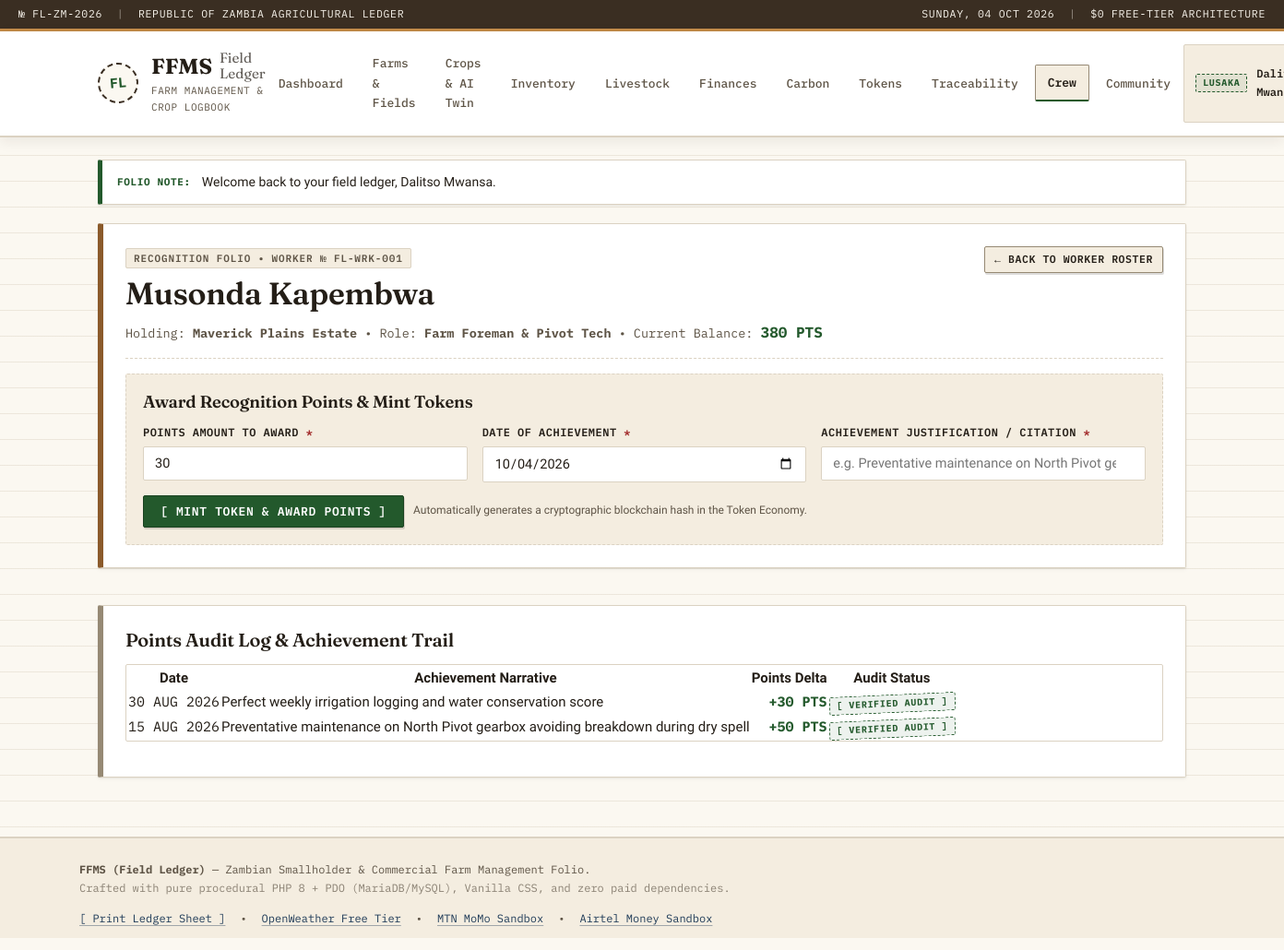
Page /ffms/worker_points.php?worker_id=1 (signed in) on the committed database.
### tables this page shows
CREATE TABLE IF NOT EXISTS `workers` (
    `id` INT AUTO_INCREMENT PRIMARY KEY,
    `farm_id` INT NOT NULL,
    `name` VARCHAR(120) NOT NULL,
    `role` VARCHAR(100) NOT NULL DEFAULT 'General Hand',
    `phone` VARCHAR(30) NULL,
    `points_balance` INT NOT NULL DEFAULT 0,
    `is_active` TINYINT(1) NOT NULL DEFAULT 1,
    `created_at` TIMESTAMP DEFAULT CURRENT_TIMESTAMP,
    CONSTRAINT `fk_workers_farm` FOREIGN KEY (`farm_id`) REFERENCES `farms`(`id`) ON DELETE CASCADE
);

CREATE TABLE IF NOT EXISTS `farms` (
    `id` INT AUTO_INCREMENT PRIMARY KEY,
    `user_id` INT NOT NULL,
    `farm_name` VARCHAR(150) NOT NULL,
    `location` VARCHAR(150) NOT NULL,
    `weather_city` VARCHAR(100) NULL,
    `size_hectares` DECIMAL(10,2) NOT NULL DEFAULT 0.00,
    `farm_type` ENUM('crop', 'livestock', 'mixed') NOT NULL DEFAULT 'mixed',
    `notes` TEXT NULL,
    `created_at` TIMESTAMP DEFAULT CURRENT_TIMESTAMP,
    CONSTRAINT `fk_farms_user` FOREIGN KEY (`user_id`) REFERENCES `users`(`id`) ON DELETE CASCADE
);

CREATE TABLE IF NOT EXISTS `worker_points_log` (
    `id` INT AUTO_INCREMENT PRIMARY KEY,
    `worker_id` INT NOT NULL,
    `points_delta` INT NOT NULL,
    `reason` VARCHAR(255) NOT NULL,
    `log_date` DATE NOT NULL,
    `created_at` TIMESTAMP DEFAULT CURRENT_TIMESTAMP,
    CONSTRAINT `fk_points_worker` FOREIGN KEY (`worker_id`) REFERENCES `workers`(`id`) ON DELETE CASCADE
);

### ffms/worker_points.php (the view, shortened to what this page needs)
<?php
require_once __DIR__ . '/includes/auth.php';
require_once __DIR__ . '/includes/helpers.php';
$user = current_user();
$user_id = $user['id'];
$worker_id = (int)($_GET['worker_id'] ?? 0);
$stmt_w = $pdo->prepare('
    SELECT w.*, f.farm_name, f.user_id
    FROM workers w
    JOIN farms f ON w.farm_id = f.id
    WHERE w.id = ? AND f.user_id = ?
');
$stmt_w->execute([$worker_id, $user_id]);
$worker = $stmt_w->fetch();
$stmt_hist = $pdo->prepare('
    SELECT * FROM worker_points_log
    WHERE worker_id = ?
    ORDER BY log_date DESC, id DESC
');
$stmt_hist->execute([$worker_id]);
$logs = $stmt_hist->fetchAll();
include __DIR__ . '/includes/header.php';
?>
<div class="ledger-wrapper">
    <div class="ledger-card border-ochre">
        <div class="card-header-ruled">
            <div>
                <span class="folio-tag">RECOGNITION FOLIO &bull; WORKER № FL-WRK-<?php echo str_pad((string)$worker['id'], 3, '0', STR_PAD_LEFT); ?></span>
                <h1 style="margin-top: 6px;"><?php echo sanitize($worker['name']); ?></h1>
                <div style="font-family: var(--font-mono); font-size: 13.5px; color: var(--ink-muted);">
                    Holding: <strong><?php echo sanitize($worker['farm_name']); ?></strong> &bull;
                    Role: <strong><?php echo sanitize($worker['role']); ?></strong> &bull;
                    Current Balance: <strong style="color: var(--stamp-green); font-size: 16px;"><?php echo number_format((int)$worker['points_balance']); ?> PTS</strong>
                </div>
            </div>
            <div style="text-align: right;">
                <a href="workers.php" class="ledger-btn ledger-btn-sm">&larr; Back to Worker Roster</a>
            </div>
        </div>
        <div style="background: var(--paper-subtle); padding: 18px; border: 1px dashed var(--border-rule); border-radius: 2px; margin-top: 16px;">
            <h3 style="font-size: 1.15rem; margin-bottom: 12px;">Award Recognition Points &amp; Mint Tokens</h3>
            <form method="POST" action="worker_points.php?worker_id=<?php echo $worker_id; ?>">
                <div class="form-grid">
                    <div class="form-group">
                        <label for="points_delta">Points Amount to Award <span style="color: var(--stamp-red);">*</span></label>
                        <input type="number" name="points_delta" id="points_delta" class="form-control" value="30" step="5" min="5" max="500" required>
                    </div>
                    <div class="form-group">
                        <label for="log_date">Date of Achievement <span style="color: var(--stamp-red);">*</span></label>
                        <input type="date" name="log_date" id="log_date" class="form-control" value="<?php echo date('Y-m-d'); ?>" required>
                    </div>
                    <div class="form-group span-2">
                        <label for="reason">Achievement Justification / Citation <span style="color: var(--stamp-red);">*</span></label>
                        <input type="text" name="reason" id="reason" list="reasons_list" class="form-control" required
                               placeholder="e.g. Preventative maintenance on North Pivot gearbox avoiding breakdown during dry spell">
                    </div>
                </div>
                <div style="display: flex; gap: 10px; align-items: center; margin-top: 14px;">
                    <button type="submit" class="ledger-btn ledger-btn-primary">
                        [ MINT TOKEN &amp; AWARD POINTS ]
                    </button>
                    <span style="font-size: 12px; color: var(--ink-muted);">
                        Automatically generates a cryptographic blockchain hash in the Token Economy.
                    </span>
                </div>
            </form>
        </div>
    </div>
    <div class="ledger-card" style="margin-top: 16px;">
        <h2 style="font-size: 1.25rem; margin-bottom: 12px;">Points Audit Log &amp; Achievement Trail</h2>
        <?php if (empty($logs)): ?>
        <p style="color: var(--ink-muted);">No points activity recorded yet for this worker.</p>
        <?php else: ?>
        <div class="table-responsive">
            <table class="data-table">
                <thead>
                    <tr>
                        <th>Date</th>
                        <th>Achievement Narrative</th>
                        <th style="text-align: right;">Points Delta</th>
                        <th>Audit Status</th>
                    </tr>
                </thead>
                <tbody>
                    <?php foreach ($logs as $l): ?>
                    <tr>
                        <td class="mono"><?php echo format_date_mono($l['log_date']); ?></td>
                        <td><?php echo sanitize($l['reason']); ?></td>
                        <td style="text-align: right;" class="mono">
                            <strong style="color: var(--stamp-green); font-size: 15px;">
                                +<?php echo (int)$l['points_delta']; ?> PTS
                            </strong>
                        </td>
                        <td>
                            <span class="stamp-badge stamp-green" style="font-size: 10px;">[ VERIFIED AUDIT ]</span>
                        </td>
                    </tr>
                    <?php endforeach; ?>
                </tbody>
            </table>
        </div>
        <?php endif; ?>
    </div>
</div>
<?php include __DIR__ . '/includes/footer.php'; ?>

### rows in the picture
workers: id "001", name "Musonda Kapembwa", farm.farm_name "Maverick Plains Estate", role "Farm Foreman & Pivot Tech", points_balance "380"
worker_points_log: log_date "30 AUG 2026", reason "Perfect weekly irrigation logging and water conservation score", points_delta "30"
worker_points_log: log_date "15 AUG 2026", reason "Preventative maintenance on North Pivot gearbox avoiding breakdown during dry spell", points_delta "50"

### other values in the picture
$user['location_district'] "LUSAKA"
$f['message'] "Welcome back to your field ledger, Dalitso Mwansa."
